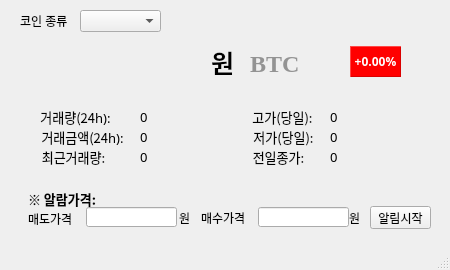
<?xml version="1.0" encoding="UTF-8"?>
<ui version="4.0">
 <class>MainWindow</class>
 <widget class="QMainWindow" name="MainWindow">
  <property name="geometry">
   <rect>
    <x>0</x>
    <y>0</y>
    <width>450</width>
    <height>270</height>
   </rect>
  </property>
  <property name="windowTitle">
   <string>MainWindow</string>
  </property>
  <property name="styleSheet">
   <string notr="true"/>
  </property>
  <widget class="QWidget" name="centralwidget">
   <widget class="QLabel" name="label">
    <property name="geometry">
     <rect>
      <x>20</x>
      <y>10</y>
      <width>56</width>
      <height>21</height>
     </rect>
    </property>
    <property name="text">
     <string>코인 종류</string>
    </property>
   </widget>
   <widget class="QComboBox" name="comboBox">
    <property name="geometry">
     <rect>
      <x>80</x>
      <y>10</y>
      <width>81</width>
      <height>22</height>
     </rect>
    </property>
   </widget>
   <widget class="QLabel" name="trade_price">
    <property name="geometry">
     <rect>
      <x>53</x>
      <y>42</y>
      <width>181</width>
      <height>41</height>
     </rect>
    </property>
    <property name="font">
     <font>
      <family>한컴 고딕</family>
      <pointsize>19</pointsize>
      <weight>75</weight>
      <bold>true</bold>
     </font>
    </property>
    <property name="text">
     <string>원</string>
    </property>
    <property name="alignment">
     <set>Qt::AlignRight|Qt::AlignTrailing|Qt::AlignVCenter</set>
    </property>
   </widget>
   <widget class="QLineEdit" name="lineEdit">
    <property name="geometry">
     <rect>
      <x>86</x>
      <y>207</y>
      <width>91</width>
      <height>20</height>
     </rect>
    </property>
   </widget>
   <widget class="QPushButton" name="pushButton">
    <property name="geometry">
     <rect>
      <x>370</x>
      <y>206</y>
      <width>61</width>
      <height>23</height>
     </rect>
    </property>
    <property name="text">
     <string>알림시작</string>
    </property>
   </widget>
   <widget class="QLineEdit" name="lineEdit_2">
    <property name="geometry">
     <rect>
      <x>258</x>
      <y>207</y>
      <width>91</width>
      <height>20</height>
     </rect>
    </property>
   </widget>
   <widget class="QLabel" name="label_19">
    <property name="geometry">
     <rect>
      <x>30</x>
      <y>106</y>
      <width>91</width>
      <height>21</height>
     </rect>
    </property>
    <property name="font">
     <font>
      <family>함초롬돋움</family>
      <pointsize>10</pointsize>
     </font>
    </property>
    <property name="text">
     <string>거래량(24h):</string>
    </property>
    <property name="alignment">
     <set>Qt::AlignCenter</set>
    </property>
   </widget>
   <widget class="QLabel" name="label_20">
    <property name="geometry">
     <rect>
      <x>37</x>
      <y>126</y>
      <width>91</width>
      <height>21</height>
     </rect>
    </property>
    <property name="font">
     <font>
      <family>함초롬돋움</family>
      <pointsize>10</pointsize>
     </font>
    </property>
    <property name="text">
     <string>거래금액(24h):</string>
    </property>
    <property name="alignment">
     <set>Qt::AlignCenter</set>
    </property>
   </widget>
   <widget class="QLabel" name="label_16">
    <property name="geometry">
     <rect>
      <x>38</x>
      <y>146</y>
      <width>71</width>
      <height>21</height>
     </rect>
    </property>
    <property name="font">
     <font>
      <family>함초롬돋움</family>
      <pointsize>10</pointsize>
     </font>
    </property>
    <property name="text">
     <string>최근거래량:</string>
    </property>
    <property name="alignment">
     <set>Qt::AlignCenter</set>
    </property>
   </widget>
   <widget class="QLabel" name="label_2">
    <property name="geometry">
     <rect>
      <x>28</x>
      <y>211</y>
      <width>56</width>
      <height>16</height>
     </rect>
    </property>
    <property name="text">
     <string>매도가격</string>
    </property>
   </widget>
   <widget class="QLabel" name="label_3">
    <property name="geometry">
     <rect>
      <x>201</x>
      <y>210</y>
      <width>56</width>
      <height>16</height>
     </rect>
    </property>
    <property name="text">
     <string>매수가격</string>
    </property>
   </widget>
   <widget class="QLabel" name="label_4">
    <property name="geometry">
     <rect>
      <x>28</x>
      <y>191</y>
      <width>81</width>
      <height>16</height>
     </rect>
    </property>
    <property name="font">
     <font>
      <family>함초롬돋움</family>
      <pointsize>10</pointsize>
      <weight>75</weight>
      <bold>true</bold>
     </font>
    </property>
    <property name="text">
     <string>※ 알람가격:</string>
    </property>
   </widget>
   <widget class="QLabel" name="label_7">
    <property name="geometry">
     <rect>
      <x>247</x>
      <y>106</y>
      <width>71</width>
      <height>21</height>
     </rect>
    </property>
    <property name="font">
     <font>
      <family>함초롬돋움</family>
      <pointsize>10</pointsize>
     </font>
    </property>
    <property name="text">
     <string>고가(당일):</string>
    </property>
    <property name="alignment">
     <set>Qt::AlignCenter</set>
    </property>
   </widget>
   <widget class="QLabel" name="label_8">
    <property name="geometry">
     <rect>
      <x>248</x>
      <y>126</y>
      <width>71</width>
      <height>21</height>
     </rect>
    </property>
    <property name="font">
     <font>
      <family>함초롬돋움</family>
      <pointsize>10</pointsize>
     </font>
    </property>
    <property name="text">
     <string>저가(당일):</string>
    </property>
    <property name="alignment">
     <set>Qt::AlignCenter</set>
    </property>
   </widget>
   <widget class="QLabel" name="label_9">
    <property name="geometry">
     <rect>
      <x>243</x>
      <y>146</y>
      <width>71</width>
      <height>21</height>
     </rect>
    </property>
    <property name="font">
     <font>
      <family>함초롬돋움</family>
      <pointsize>10</pointsize>
     </font>
    </property>
    <property name="text">
     <string>전일종가:</string>
    </property>
    <property name="alignment">
     <set>Qt::AlignCenter</set>
    </property>
   </widget>
   <widget class="QLabel" name="trade_vol_24">
    <property name="geometry">
     <rect>
      <x>140</x>
      <y>106</y>
      <width>91</width>
      <height>21</height>
     </rect>
    </property>
    <property name="font">
     <font>
      <family>함초롬돋움</family>
      <pointsize>10</pointsize>
     </font>
    </property>
    <property name="text">
     <string>0</string>
    </property>
    <property name="alignment">
     <set>Qt::AlignLeading|Qt::AlignLeft|Qt::AlignVCenter</set>
    </property>
   </widget>
   <widget class="QLabel" name="trade_price_24">
    <property name="geometry">
     <rect>
      <x>140</x>
      <y>126</y>
      <width>91</width>
      <height>21</height>
     </rect>
    </property>
    <property name="font">
     <font>
      <family>함초롬돋움</family>
      <pointsize>10</pointsize>
     </font>
    </property>
    <property name="text">
     <string>0</string>
    </property>
    <property name="alignment">
     <set>Qt::AlignLeading|Qt::AlignLeft|Qt::AlignVCenter</set>
    </property>
   </widget>
   <widget class="QLabel" name="trade_vol">
    <property name="geometry">
     <rect>
      <x>140</x>
      <y>146</y>
      <width>91</width>
      <height>21</height>
     </rect>
    </property>
    <property name="font">
     <font>
      <family>함초롬돋움</family>
      <pointsize>10</pointsize>
     </font>
    </property>
    <property name="text">
     <string>0</string>
    </property>
    <property name="alignment">
     <set>Qt::AlignLeading|Qt::AlignLeft|Qt::AlignVCenter</set>
    </property>
   </widget>
   <widget class="QLabel" name="closing_price">
    <property name="geometry">
     <rect>
      <x>330</x>
      <y>146</y>
      <width>91</width>
      <height>21</height>
     </rect>
    </property>
    <property name="font">
     <font>
      <family>함초롬돋움</family>
      <pointsize>10</pointsize>
     </font>
    </property>
    <property name="text">
     <string>0</string>
    </property>
    <property name="alignment">
     <set>Qt::AlignLeading|Qt::AlignLeft|Qt::AlignVCenter</set>
    </property>
   </widget>
   <widget class="QLabel" name="low_price">
    <property name="geometry">
     <rect>
      <x>330</x>
      <y>126</y>
      <width>91</width>
      <height>21</height>
     </rect>
    </property>
    <property name="font">
     <font>
      <family>함초롬돋움</family>
      <pointsize>10</pointsize>
     </font>
    </property>
    <property name="text">
     <string>0</string>
    </property>
    <property name="alignment">
     <set>Qt::AlignLeading|Qt::AlignLeft|Qt::AlignVCenter</set>
    </property>
   </widget>
   <widget class="QLabel" name="high_price">
    <property name="geometry">
     <rect>
      <x>330</x>
      <y>106</y>
      <width>91</width>
      <height>21</height>
     </rect>
    </property>
    <property name="font">
     <font>
      <family>함초롬돋움</family>
      <pointsize>10</pointsize>
     </font>
    </property>
    <property name="text">
     <string>0</string>
    </property>
    <property name="alignment">
     <set>Qt::AlignLeading|Qt::AlignLeft|Qt::AlignVCenter</set>
    </property>
   </widget>
   <widget class="QLabel" name="change_rate">
    <property name="geometry">
     <rect>
      <x>350</x>
      <y>46</y>
      <width>51</width>
      <height>31</height>
     </rect>
    </property>
    <property name="font">
     <font>
      <family>Lucida Fax</family>
      <weight>75</weight>
      <bold>true</bold>
     </font>
    </property>
    <property name="styleSheet">
     <string notr="true">background-color: red;
color: rgb(255, 255, 255);
border: 1px outset rgb(218, 0, 0)</string>
    </property>
    <property name="text">
     <string>+0.00%</string>
    </property>
    <property name="alignment">
     <set>Qt::AlignCenter</set>
    </property>
   </widget>
   <widget class="QLabel" name="label_6">
    <property name="geometry">
     <rect>
      <x>250</x>
      <y>43</y>
      <width>61</width>
      <height>41</height>
     </rect>
    </property>
    <property name="font">
     <font>
      <family>Georgia</family>
      <pointsize>18</pointsize>
      <weight>75</weight>
      <bold>true</bold>
     </font>
    </property>
    <property name="styleSheet">
     <string notr="true">color: rgb(147, 147, 147);</string>
    </property>
    <property name="text">
     <string>BTC</string>
    </property>
   </widget>
   <widget class="QLabel" name="label_10">
    <property name="geometry">
     <rect>
      <x>179</x>
      <y>210</y>
      <width>21</width>
      <height>16</height>
     </rect>
    </property>
    <property name="text">
     <string>원</string>
    </property>
   </widget>
   <widget class="QLabel" name="label_11">
    <property name="geometry">
     <rect>
      <x>349</x>
      <y>210</y>
      <width>21</width>
      <height>16</height>
     </rect>
    </property>
    <property name="text">
     <string>원</string>
    </property>
   </widget>
  </widget>
  <widget class="QMenuBar" name="menubar">
   <property name="geometry">
    <rect>
     <x>0</x>
     <y>0</y>
     <width>450</width>
     <height>21</height>
    </rect>
   </property>
  </widget>
  <widget class="QStatusBar" name="statusbar"/>
 </widget>
 <resources/>
 <connections/>
</ui>
